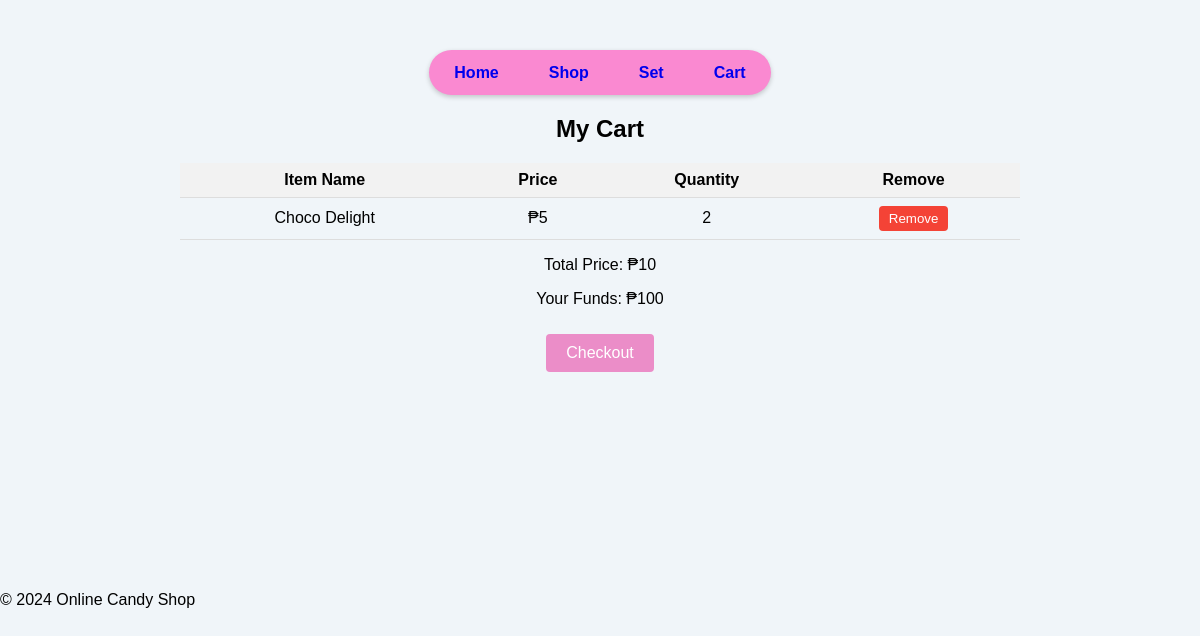
The app's page /cart.php with its own data.
### tables this page shows
CREATE TABLE IF NOT EXISTS cart
(
  user_ID INT(8) NOT NULL,
  catalog_ID INT(8) NOT NULL,
  quantity INT(10) NOT NULL,
  PRIMARY KEY (`user_ID`, `catalog_ID`),
  KEY `catalog_ID` (`catalog_ID`),
  CONSTRAINT `user_ID` FOREIGN KEY (`user_ID`) REFERENCES `user` (`user_ID`) ON DELETE CASCADE ON UPDATE CASCADE,
  CONSTRAINT `catalog_ID` FOREIGN KEY (`catalog_ID`) REFERENCES `catalog` (`catalog_ID`) ON DELETE CASCADE ON UPDATE CASCADE
);

CREATE TABLE IF NOT EXISTS `user`
(
  user_ID INT(8) PRIMARY KEY NOT NULL AUTO_INCREMENT,
  user_name VARCHAR(45) NOT NULL,
  user_password VARCHAR(45) NOT NULL,
  user_admin ENUM('Y','N') NOT NULL,
  user_funds INT(10) NOT NULL DEFAULT 0
);

### cart.php (the view, shortened to what this page needs)
<?php
$servername = "localhost";
$username = "root";
$password = "";
$dbname = "confectionary";
$conn = new mysqli($servername, $username, $password, $dbname);
$userID = $_SESSION['user_ID'];
$userFundsSQL = "SELECT user_funds FROM user WHERE user_ID = $userID";
$userFundsResult = $conn->query($userFundsSQL);
$userFunds = 0;
if ($userFundsResult->num_rows > 0) {
    $userFunds = $userFundsResult->fetch_assoc()["user_funds"];
}
$cartSQL = "SELECT
                CASE
                    WHEN item.item_name IS NOT NULL THEN item.item_name
                    ELSE CONCAT_WS(', ',
                            (SELECT item_name FROM item WHERE item_ID = chocolate.chocolate_item_ID),
                            (SELECT item_name FROM item WHERE item_ID = pastry.pastry_item_ID),
                            (SELECT item_name FROM item WHERE item_ID = cake.cake_item_ID),
                            (SELECT item_name FROM item WHERE item_ID = candy.candy_item_ID)
                         )
                END AS item_name,
                CASE
                    WHEN item.item_price IS NOT NULL THEN item.item_price
                    ELSE `set`.set_price
                END AS item_price,
                cart.quantity,
                cart.user_ID
            FROM cart
            JOIN (catalog
                LEFT JOIN item ON catalog.item_ID = item.item_ID
                LEFT JOIN `set` ON catalog.set_ID = `set`.set_ID
                LEFT JOIN chocolate ON `set`.chocolate_item_ID = chocolate.chocolate_item_ID
                LEFT JOIN pastry ON `set`.pastry_item_ID = pastry.pastry_item_ID
                LEFT JOIN cake ON `set`.cake_item_ID = cake.cake_item_ID
                LEFT JOIN candy ON `set`.candy_item_ID = candy.candy_item_ID
            ) ON cart.catalog_ID = catalog.catalog_ID
            WHERE cart.user_ID = $userID";
$cartResult = $conn->query($cartSQL);
$totalPrice = 0;
$cartItems = array();
if ($cartResult->num_rows > 0) {
    while ($row = $cartResult->fetch_assoc()) {
        $cartItems[] = $row;
        $totalPrice += $row["item_price"] * $row["quantity"];
    }
}
?>
<!DOCTYPE html>
<html lang="en">
<head>
</head>
<body>
<main>
    <div class ="container">
            <div class="navbar">
                <nav>
                    <a href="home.php">Home</a>
                    <a href="shop.php">Shop</a>
                    <a href="set.php">Set</a>
                    <a href="cart.php">Cart</a>
                </nav>
            </div>
        <div class="cart-container">
        <h2>My Cart</h2>
        <?php
            if (!empty($cartItems)) {
                echo '<table>';
                echo '<tr><th>Item Name</th><th>Price</th><th>Quantity</th><th>Remove</th></tr>';
                foreach ($cartItems as $item) {
                    echo '<tr>';
                    echo '<td>' . $item["item_name"] . '</td>';
                    echo '<td>₱' . $item["item_price"] . '</td>';
                    echo '<td>' . $item["quantity"] . '</td>';
                    echo '<td><form method="post" action="remove_from_cart.php">';
                    echo '<button type="submit" class="remove-from-cart-button" name="remove">Remove</button>';
                    echo '</form></td>';
                    echo '</tr>';
                }
                echo '</table>';
                echo '<p>Total Price: ₱' . $totalPrice . '</p>';
                echo '<p>Your Funds: ₱' . $userFunds . '</p>';
                echo '<form method="post" action="checkout.php">';
                echo '<button type="submit" class="checkout-button" name="checkout">Checkout</button>';
                echo '</form>';
            } else {
                echo '<p>Your cart is empty.</p>';
            }
            ?>
        </div>
    </div>
</main>
<footer>
    <p>&copy; 2024 Online Candy Shop</p>
</footer>
</body>
</html>

### cart.php (style rules this page uses)
body { background-color: #f0f5f9; margin: 0; padding: 0; font-family: Arial, sans-serif; }
.container { text-align: center; width: 100vw; margin-top: 40px; display: flex; align-items: center; justify-content: center; flex-direction: column; }
.navbar { text-align: center; font-family: 'Trebuchet MS', 'Lucida Sans Unicode', 'Lucida Grande', 'Lucida Sans', Arial, sans-serif; font-size: 16px; font-weight: 700; line-height: 25px; background-color: #fa89d1; box-shadow: 0px 2px 5px rgba(0, 0, 0, 0.2); border-radius: 50px; margin-top: 10px; }
nav { display: flex; justify-content: center; align-items: center; }
nav a { text-decoration: none; margin: 0 15px; padding: 10px; }
.cart-container { width: 70vw; height: 60vh; }
table { width: 100%; border-collapse: collapse; }
th, td { padding: 8px; text-align: center; border-bottom: 1px solid #ddd; }
th { background-color: #f2f2f2; }
.remove-from-cart-button { background-color: #f44336; color: white; border: none; padding: 5px 10px; border-radius: 4px; cursor: pointer; }
.checkout-button { background-color: #eb8dc8; color: white; border: none; padding: 10px 20px; text-align: center; text-decoration: none; display: inline-block; font-size: 16px; margin-top: 10px; cursor: pointer; border-radius: 4px; }

### records on screen
cart: item_name "Choco Delight", item_price "5", quantity "2"
user: user_funds "100"

### other values on screen
$totalPrice "10"
